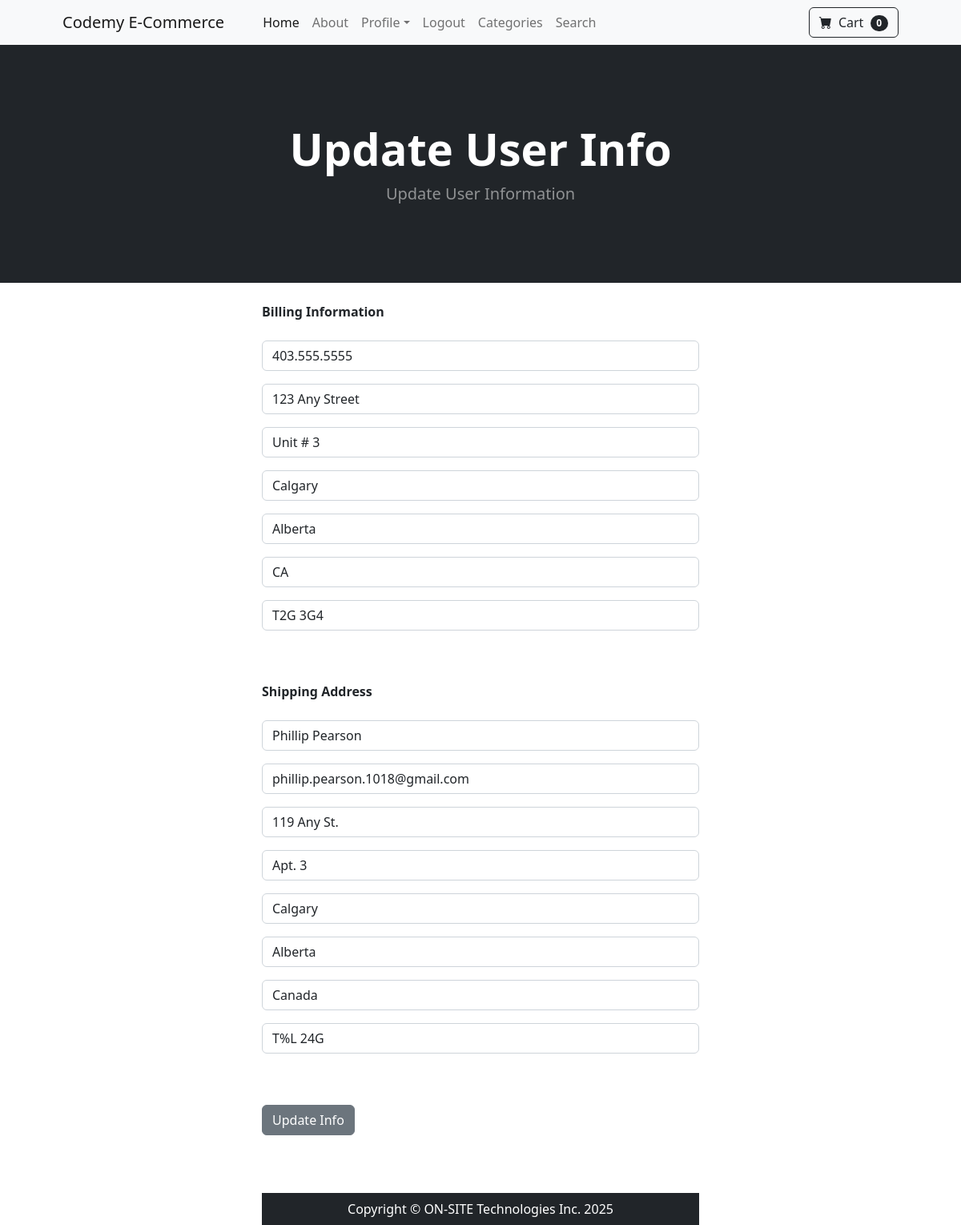
/update_info/ (signed in), run on the app's committed database.
### store/models.py (models this page shows, shortened)
class Profile(models.Model):
  user = models.OneToOneField(User, on_delete=models.CASCADE)
  date_modified = models.DateTimeField(User, auto_now=True)
  phone = models.CharField(max_length=20, blank=True)
  address1 = models.CharField(max_length=200, blank=True)
  address2 = models.CharField(max_length=200, blank=True)
  city = models.CharField(max_length=100, blank=True)
  province = models.CharField(max_length=100, blank=True)
  country = models.CharField(max_length=100, blank=True)
  postal_code = models.CharField(max_length=7, blank=True)
  old_cart = models.CharField(max_length=200, blank=True, null=True)

### payment/models.py (models this page shows, shortened)
class ShippingAddress(models.Model):
  user = models.ForeignKey(User, on_delete=models.CASCADE, null=True, blank=True)
  shipping_full_name = models.CharField(max_length=250, blank=True)
  shipping_email = models.EmailField(max_length=250, blank=True)
  shipping_address1 = models.CharField(max_length=200, blank=True)
  shipping_address2 = models.CharField(max_length=200, blank=True, null=True)
  shipping_city = models.CharField(max_length=100, blank=True)
  shipping_province = models.CharField(max_length=100, null=True, blank=True)
  shipping_country = models.CharField(max_length=100, null=True, blank=True)
  shipping_postal_code = models.CharField(max_length=7, null=True, blank=True)
  class Meta:
    verbose_name_plural ='Shipping Address'

### store/views.py (the view)
# urls.py: path('update_info/', views.update_info, name='update_info'),
def update_info(request):
  if request.user.is_authenticated:
    current_user = Profile.objects.get(user__id=request.user.id)
    if ShippingAddress.objects.filter(user__id=request.user.id).exists():
      shipping_user = ShippingAddress.objects.get(user__id=request.user.id)
    else:
      shipping_user = ShippingAddress.objects.create(user_id=request.user.id)
    form = UserInfoForm(request.POST or None, instance=current_user)
    shipping_form = ShippingForm(request.POST or None, instance=shipping_user,)
    if form.is_valid() and shipping_form.is_valid():
      form.save()
      shipping_form.save()
      messages.success(request, 'Your profile and shipping details were successfuly updated')
      return redirect('home')
    return render(request, 'update_info.html', {'form': form, 'shipping_form': shipping_form})
  else:
    messages.secondary(request, 'Please login to update your information')
    return redirect('login')

### store/forms.py
class UserInfoForm(forms.ModelForm):
	phone = forms.CharField(label='', widget=forms.TextInput(attrs={'class':'form-control', 'placeholder':'Phone'}), required=False)
	address1 = forms.CharField(label='', widget=forms.TextInput(attrs={'class':'form-control', 'placeholder':'Address Lin 1'}), required=False)
	address2 = forms.CharField(label='', widget=forms.TextInput(attrs={'class':'form-control', 'placeholder':'Address Line 2'}), required=False)
	city = forms.CharField(label='', widget=forms.TextInput(attrs={'class':'form-control', 'placeholder':'City'}), required=False)
	province = forms.CharField(label='', widget=forms.TextInput(attrs={'class':'form-control', 'placeholder':'Province'}), required=False)
	country = forms.CharField(label='', widget=forms.TextInput(attrs={'class':'form-control', 'placeholder':'Country'}), required=False)
	postal_code = forms.CharField(label='', widget=forms.TextInput(attrs={'class':'form-control', 'placeholder':'Postal Code'}), required=False)
	class Meta:
		model = Profile
		fields = ('phone', 'address1', 'address2', 'city', 'province', 'country', 'postal_code',)

### cart/cart.py (called while the page is built)
  def __len__(self):
    return len(self.cart)

### cart/context_processors.py (called while the page is built)
def cart(request):
  return {'cart': Cart(request)}

### store/templates/update_info.html (shortened to what this page needs)
{% extends 'base.html' %}
{% block content %}
<header class="bg-dark py-5">
    <div class="container px-4 px-lg-5 my-5">
        <div class="text-center text-white">
            <h1 class="display-4 fw-bolder">Update User Info</h1>
            <p class="lead fw-normal text-white-50 mb-0">Update User Information</p>
        </div>
    </div>
</header>
<br/>
<div class="container">
  <div class="row">
      <div class="col-md-6 offset-md-3">
        <strong>Billing Information</strong>
        <br><br>
        <form method="POST" action="{% url 'update_info' %}">
            {{ form.as_p }}
            <br/><br/>
            <strong>Shipping Address</strong>
            <br><br>
            {{ shipping_form.as_p }}
            <br><br>
            <button type="submit" class="btn btn-secondary">Update Info</button>
        </form>
<br/>
<br/><br/>
{% endblock %}

### data on the page
Profile: phone "403.555.5555", address1 "123 Any Street", address2 "Unit # 3", city "Calgary", province "Alberta", country "CA", postal_code "T2G 3G4"
ShippingAddress: shipping_full_name "Phillip Pearson", shipping_email "phillip.pearson.1018@gmail.com", shipping_address1 "119 Any St.", shipping_address2 "Apt. 3", shipping_city "Calgary", shipping_province "Alberta", shipping_country "Canada", shipping_postal_code "T%L 24G"

### other printed values
{{ cart|length }} "0"
